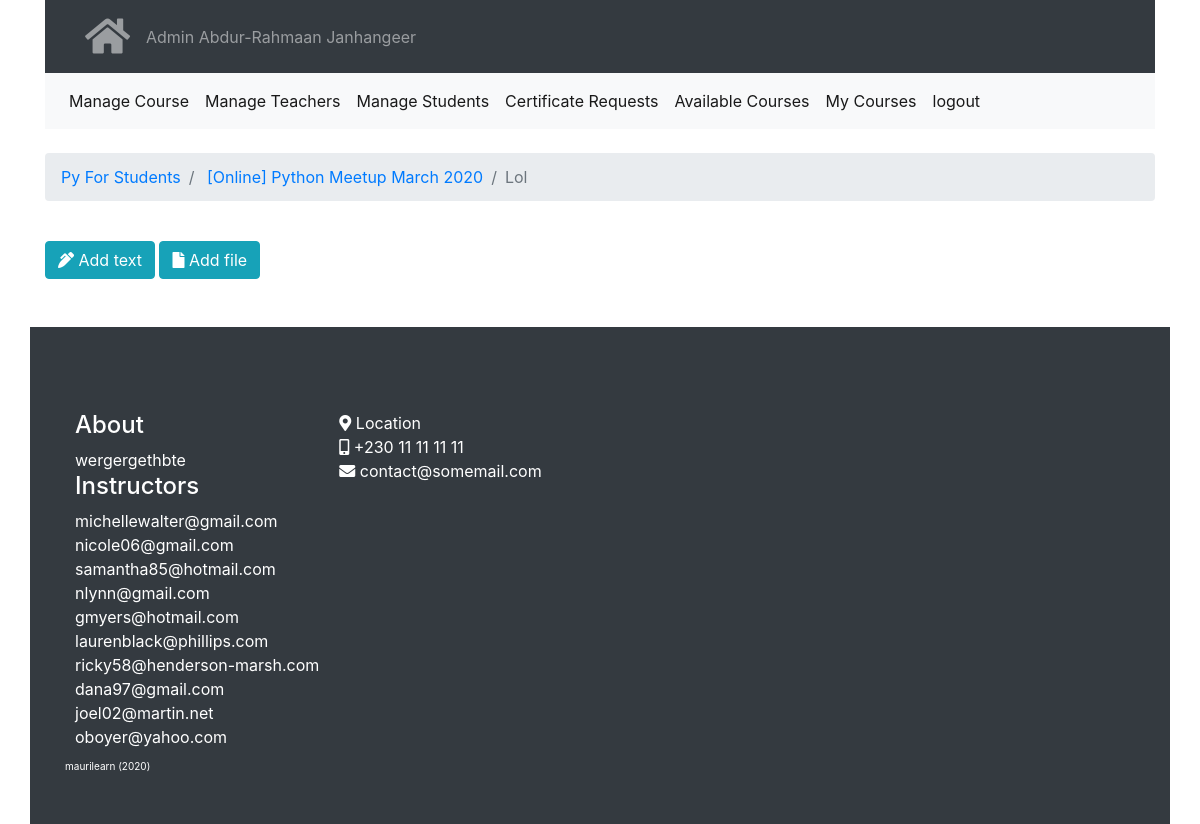
The app's page /course/subsection/1 (signed in), older data.
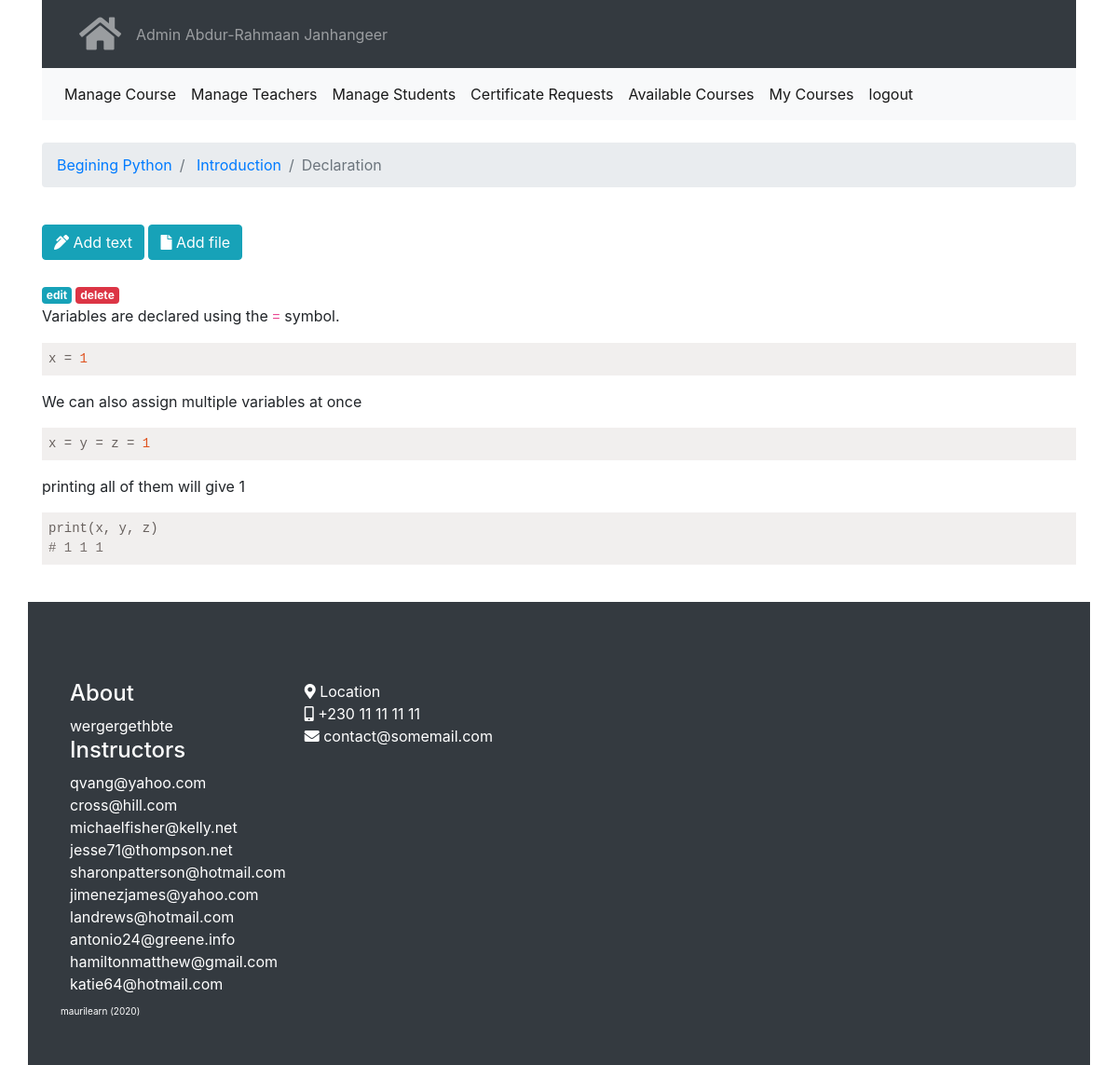
The same page, newer data.
### modules/course/models.py (models this page shows, shortened)
class Course(db.Model):
    __tablename__ = 'courses'
    id = db.Column(db.Integer, primary_key=True)
    name = db.Column(db.String(100))
    created_date = db.Column(db.DateTime, default=datetime.now())
    teacher_id = db.Column(db.Integer, db.ForeignKey('users.id'),
        nullable=False)
    sections = db.relationship('Section', backref='course', lazy=True,
        cascade="all, delete, delete-orphan")
    def delete(self):
        db.session.delete(self)
        db.session.commit()

class Section(db.Model):
    __tablename__ = 'sections'
    id = db.Column(db.Integer, primary_key=True)
    name = db.Column(db.String(100))
    created_date = db.Column(db.DateTime, default=datetime.now())
    course_id = db.Column(db.Integer, db.ForeignKey('courses.id'),
        nullable=False)
    quizzes = db.relationship('Quiz', backref='section', lazy=True,
        cascade="all, delete, delete-orphan")
    quiz_histories = db.relationship('QuizHistory', backref='section', lazy=True,
        cascade="all, delete, delete-orphan")
    sub_sections = db.relationship('SubSection', backref='section', lazy=True,
        cascade="all, delete, delete-orphan")
    def delete(self):
        db.session.delete(self)
        db.session.commit()

class SubSection(db.Model):
    __tablename__ = 'sub_sections'
    id = db.Column(db.Integer, primary_key=True)
    name = db.Column(db.String(100))
    created_date = db.Column(db.DateTime, default=datetime.now())
    section_id = db.Column(db.Integer, db.ForeignKey('sections.id'),
        nullable=False)
    resources = db.relationship('Resource', backref='sub_section', lazy=True,
        cascade="all, delete, delete-orphan")
    def delete(self):
        db.session.delete(self)
        db.session.commit()

class Resource(db.Model):
    __tablename__ = 'resources'
    id = db.Column(db.Integer, primary_key=True)
    type = db.Column(db.String(100), default='text')
    filename = db.Column(db.String(100))
    path = db.Column(db.String(100))
    text = db.Column(db.Text)
    sub_section_id = db.Column(db.Integer, db.ForeignKey('sub_sections.id'),
        nullable=False)

### modules/auth/models.py (models this page shows, shortened)
class User(UserMixin, db.Model):
    __tablename__ = 'users'
    id = db.Column(db.Integer, primary_key=True)
    email = db.Column(db.String(100))
    password = db.Column(db.String(128))
    name = db.Column(db.String(120))
    role = db.Column(db.String(120))
    courses = db.relationship("Course",
        secondary=course_subs,
        cascade = "all, delete")# !subs- teacher, students
    quiz_histories = db.relationship('QuizHistory', backref='person', lazy=True,
        cascade="all, delete, delete-orphan")
    def delete(self):
        db.session.delete(self)
        db.session.commit()

### modules/course/view.py (the view)
@course_blueprint.route("/subsection/<subsection_id>", methods=['GET', 'POST'])
@login_required
def view_subsection(subsection_id):
    context = base_context()
    subsection = SubSection.query.get(subsection_id)
    context['subsection'] = subsection
    context['render_md'] = render_md
    context['course'] = subsection.section.course
    return render_template('course/view_subsection.html', **context)

### app.py (called while the page is built)
def create_app(config_name):
    app = Flask(__name__)
    configuration = app_config[config_name]
    app.config.from_object(configuration)
    db.init_app(app)
    ma.init_app(app)
    csrf = CSRFProtect(app)
    configure_uploads(app, photos)
    login_manager.init_app(app)
    login_manager.login_view = configuration.LOGIN_VIEW
    login_manager.login_message = configuration.LOGIN_MESSAGE
    @login_manager.user_loader
    def load_user(id):
        return User.query.get(id)
    for module in os.listdir("modules"):
        if module.startswith("__"):
            continue
        mod = importlib.import_module("modules.{}.view".format(module))
        app.register_blueprint(getattr(mod, "{}_blueprint".format(module)))
    @app.route("/")
    def index():
        return redirect(configuration.HOMEPAGE_URL)
    return app

### shopyoapi/enhance.py (called while the page is built)
def base_context():
    base_context = {
        'MESSAGE': '',
        'current_user': current_user,
        'User': User
    }
    return base_context.copy()

### userapi/renders.py (called while the page is built)
def render_md(mdtext):
    extensions = ['extra', 'smarty']
    html = markdown.markdown(mdtext, extensions=extensions, output_format='html5')
    return html

### modules/course/templates/course/view_subsection.html (shortened to what this page needs)
{% extends "base/base.html" %}
{% block pagehead %}
<link rel="stylesheet"
  href="/static/highlightjs/styles/atelier-forest-light.css">
{% endblock %}
{% block content %}
{%include 'course/partials/nav.html'%}
<br>
{% set section = subsection.section%}
<nav aria-label="breadcrumb">
  <ol class="breadcrumb">
    <li class="breadcrumb-item"><a href="{{url_for('course.view', course_id=section.course.id)}}">
        {{section.course.name}}</a></li>
    <li class="breadcrumb-item"><a href="{{url_for('course.view', course_id=section.course.id)}}">
        {{subsection.section.name}}</a></li>
    <li class="breadcrumb-item active" aria-current="page">{{subsection.name}}</li>
  </ol>
</nav>
<br>
{%if course.teacher_id == current_user.id or current_user.role == 'admin'%}
<a class="btn btn-info"
  href="{{url_for('course.subsection_add_text', subsection_id=subsection.id)}}">
  <i class="fa fa-pen-alt"></i> Add text</a>
<a class="btn btn-info"
  href="">
  <i class="fa fa-file"></i> Add file</a>
{%endif%}
<br><br>
{%for resource in subsection.resources%}
    <a class="badge badge-info" href="">edit</a>
    <a class="badge badge-danger" href="{{url_for('course.resource_delete', resource_id=resource.id)}}">delete</a><br>
    {%if resource.type == 'text'%}
        {{ render_md(resource.text) | safe }}
    {%endif%}
{%endfor%}
{% endblock %}

### modules/base/templates/base/base.html (shortened to what this page needs)
<!DOCTYPE html>
<html>
<head>
    <link rel="stylesheet" href="/static/bootstrap.min.css">
    <link rel="stylesheet" href="/static/fontawesome/css/all.css">
    {% block pagehead %}{% endblock %}
</head>
<body>
<div class="container">
    <nav class="navbar navbar-expand-sm bg-dark navbar-dark">
      <div id="flashed-messages">
    </div>
      <ul class="navbar-nav">
        <li class="nav-item">
          <a class="nav-link" href="/" title="Main Page"><i class="fas fa-home"></i></a>
        </li>
      </ul>
      <ul class="navbar-nav">
        <li class="nav-item">
          <a class="nav-link" href="/" title="Main Page">
            <span style="text-transform:capitalize;">{{current_user.role}}</span> {{current_user.name}}
          </a>
        </li>
      </ul>
    </nav>
    {% block content %}{% endblock %}
</div>
<br>
<footer class="app-footer page-footer bg-dark container" style="">
  <br>
  <div class="row">
    <div class="">
      <h4>About</h4>
      wergergethbte
      <h4>Instructors</h4>
      {%for teacher in User.query.filter(
                (User.role == 'teacher')
                ).all()%}
        {{teacher.email}}<br>
      {%endfor%}
    </div>
    <div class="">
      <i class="fa fa-map-marker-alt"></i> Location <br>
      <i class="fa fa-mobile-alt"></i> +230 11 11 11 11 <br>
      <i class="fa fa-envelope"></i> contact@somemail.com
    </div>
  </div>
  <div class="row app-copyright">
    maurilearn (<span id="year"></span>)
  </div>
</footer>
</body>
</html>

Row changes from the older to the newer data that the page shows:
no longer on this page (row edited): User: email "michellewalter@gmail.com"
changed Course: course.name "Py For Students" → "Begining Python"
changed Section: section.name "[Online] Python Meetup March 2020" → "Introduction"
changed SubSection: name "Lol" → "Declaration"
added Resource: text "Variables are declared using the = symbol. x = 1 We can also assign multiple variables at once x = y = z = 1 printing all of them will give 1 print(x, y, z) # 1 1 1"
changed User: email "nicole06@gmail.com" → "qvang@yahoo.com"
changed User: email "samantha85@hotmail.com" → "cross@hill.com"
changed User: email "nlynn@gmail.com" → "michaelfisher@kelly.net"
changed User: email "gmyers@hotmail.com" → "jesse71@thompson.net"
changed User: email "laurenblack@phillips.com" → "sharonpatterson@hotmail.com"
changed User: email "ricky58@henderson-marsh.com" → "jimenezjames@yahoo.com"
changed User: email "dana97@gmail.com" → "landrews@hotmail.com"
changed User: email "joel02@martin.net" → "antonio24@greene.info"
changed User: email "oboyer@yahoo.com" → "hamiltonmatthew@gmail.com"
now on this page (row edited): User: email "katie64@hotmail.com"
